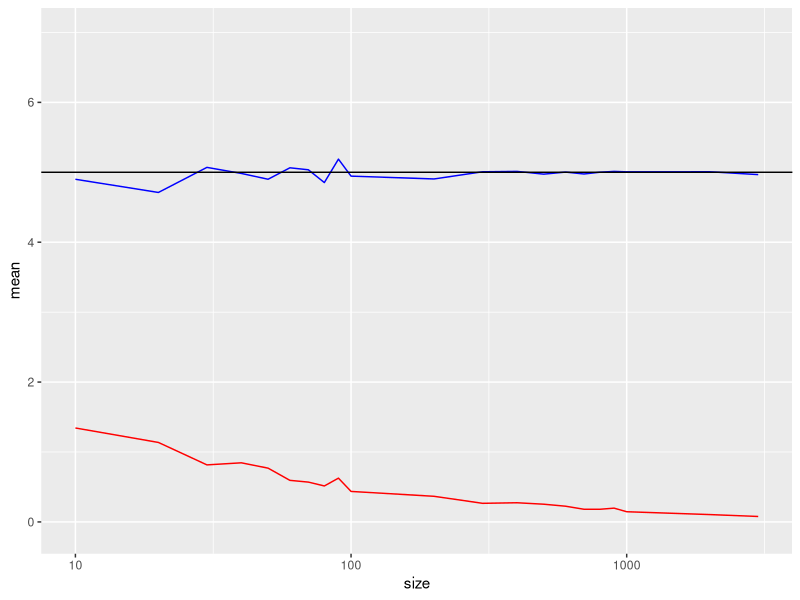
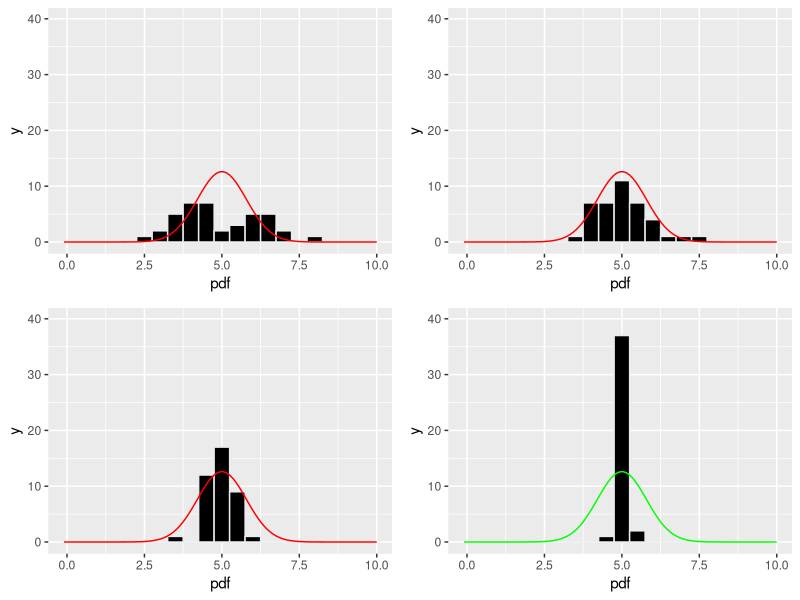
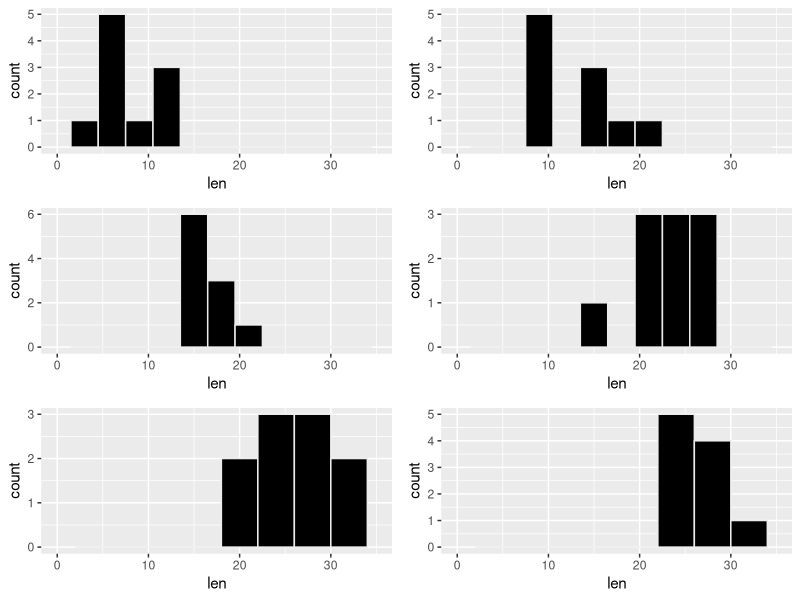
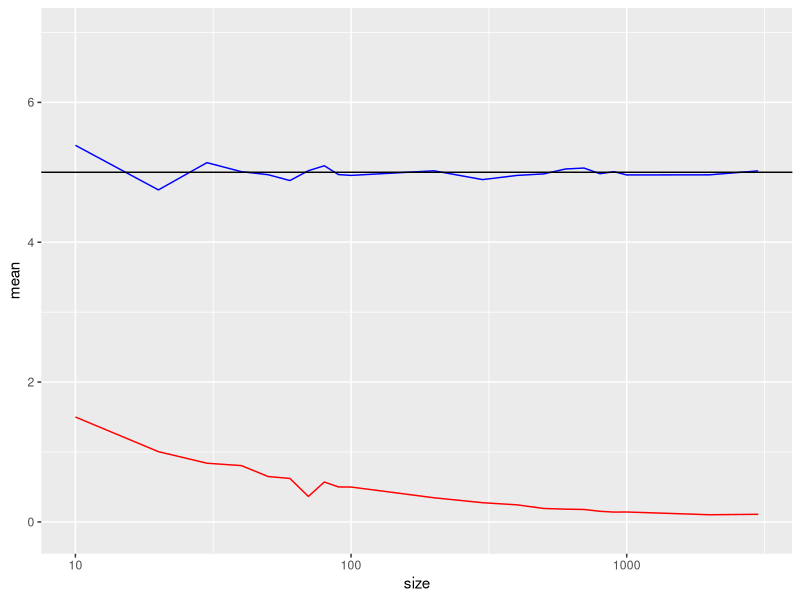
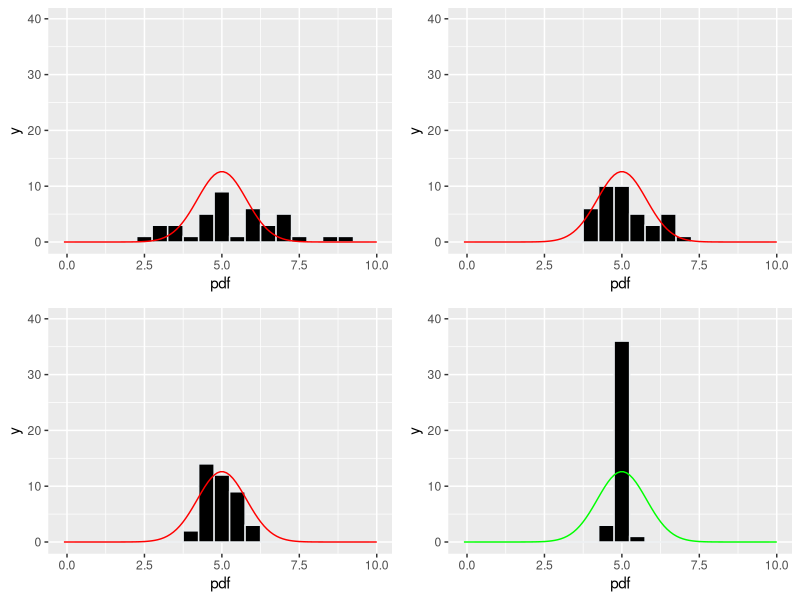

Reproduce these figures in R, in order.
## ---- chunk 1
knitr::opts_chunk$set(echo = TRUE)

## ---- chunk 2
options(scipen = 999)
options(repr.plot.width=15, repr.plot.height=8)


EXAMPLE = FALSE

library(dplyr)
library(ggplot2)
library(gridExtra)

## ---- chunk 3

# Requirements
# 1. Show sample mean and compare to theoretical mean
# 2. Show how variable the sample is (via variance) and compare it to the 
#    theoretical variance of the distribution.
# 3. Show that the distribution is approximately normal.
#    1. focus on the difference between the distribution of a large collection 
#       of random exponentials and the distribution of a large collection of 
#       averages of 40 exponentials.

# You will investigate the distribution of averages of 40 exponentials. 
# Note that you will need to do a thousand simulations.

if (!EXAMPLE)
{
  nSamples     <- 40                # required
  sampleSet    <- c(10, 20, 30, 40, 50, 60, 70, 80, 90, 100, 200, 300, 400, 500, 600, 700, 800, 900, 1000, 2000, 3000)#, 4000, 5000, 6000, 7000, 8000, 9000, 10000, 20000, 30000, 40000, 50000, 60000, 70000, 80000, 90000, 100000)     # required

  lambda              <- 0.2           # required
  mu                  <- 1/lambda
  sigma               <- 1/lambda
  var                 <- 1/lambda^2
  sampleMeans         <- list()
  simulationSamples   <- data.frame()
  sampleDistribution  <- list()
  
  for (i in 1:length(sampleSet)) {
    exponentSampleMatrix <- matrix(rexp(sampleSet[i]*nSamples, lambda), 
                                nrow = sampleSet[i], ncol = nSamples)
    
    sampleDistribution[[i]] <- exponentSampleMatrix[, 1]
    # write.csv(exponentSampleMatrix, paste0("./expt", i, ".csv"),  row.names=TRUE)
    
    sampleMeans[[i]]  <- colMeans(exponentSampleMatrix) 
    simulationSamples    <- rbind(simulationSamples, list(sampleSet[i], 
                                                    mean(sampleMeans[[i]]), 
                                                    sd(sampleMeans[[i]])))
  }

  names(simulationSamples) <- c("size", "mean", "st_dev")
}

## ---- chunk 4
graphTics    <- c(5, 10, 100, 1000, 10000, 100000)     # required

if (!EXAMPLE) {
  ggplot(simulationSamples, aes(x=size)) +
    geom_line(aes(y=mean), color="blue") +
    geom_line(aes(y=st_dev), color="red") +
    geom_hline(yintercept = 5) +
    scale_x_log10(breaks = graphTics, limits = c(sampleSet[1], sampleSet[length(sampleSet)]+1)) +
    scale_y_continuous(limits = c( -0.1, 7.0 ))
}

## ---- chunk 5

if (!EXAMPLE) {
  
  # print(sampleMeans)
  # colSum <- sum(sampleMeans[[1]])
  # print(sampleMeans[[1]])
  # print(colSum)
  # print(sampleMeans[[1]]/colSum)
  # print(sampleMeans[[1]]/40)

  comparisonSet <- c(1, 3, 10)
  bw <- c(0.5, 0.5, 0.5, 0.5)
  p <- list()
  i  <- 1
  for (i in 1:length(comparisonSet)) {
    frame  <- data.frame(pdf = sampleMeans[[comparisonSet[[i]]]])

    p[[i]] <- ggplot(frame, aes(x = pdf)) +
      geom_histogram(binwidth = bw[i], fill="#000000", color="#e9ecef") +
    stat_function(fun = function (x)  dnorm(x, mean =  mu, sd = sigma/sqrt(nSamples))*25, color="red") +
      scale_x_continuous(limits = c(-0.1, 10.0)) +
      scale_y_continuous(limits = c(-0.1, 40.0))
  }
  frame  <- data.frame(pdf = sampleMeans[[19]])
  p[[4]] <- ggplot(frame, aes(x = pdf)) +
    geom_histogram(binwidth = bw[i], fill="#000000", color="#e9ecef") +
  stat_function(fun = function (x)  dnorm(x, mean =  mu, sd = sigma/sqrt(40))*25, color="green") +
    scale_x_continuous(limits = c(-0.1, 10.0)) +
    scale_y_continuous(limits = c(-0.1, 40.0))

  grid.arrange(p[[1]], p[[2]], p[[3]], p[[4]], nrow = 2, ncol = 2)
}


## ---- chunk 6
# Now in the second portion of the project, we're going to analyze the ToothGrowth data in the R datasets package.
# Load the ToothGrowth data and perform some basic exploratory data analyses
# Provide a basic summary of the data.
# Use confidence intervals and/or hypothesis tests to compare tooth growth by supp and dose. (Only use the techniques from class, even if there's other approaches worth considering)
# State your conclusions and the assumptions needed for your conclusions.

# The response is the length of odontoblasts (cells responsible for tooth 
# growth) in 60 guinea pigs. Each animal received one of three dose levels of 
# vitamin C (0.5, 1, and 2 mg/day) by one of two delivery methods, orange juice 
# or ascorbic acid (a form of vitamin C and coded as VC).
# https://www.rdocumentation.org/packages/datasets/versions/3.6.2/topics/ToothGrowth

doses    = c(0.5, 1.0, 2.0) # mg/day
delivery = c("OJ", "VC")    # delivery of VC, OJ - Orange Juice, VC - Ascorbic Acid

nPigs    <- 60
nLength  <- nPigs/(length(doses)*length(delivery))
nBins    <- nPigs/nLength

# print(ToothGrowth[1 : nLength,])
# print(nLength)
# print(ToothGrowth[(nLength + 1) : (2*nLength),])
# print(2*nLength)
# print(ToothGrowth[(2*nLength + 1) : (3*nLength),])
# print(3*nLength)
# print(ToothGrowth[(3*nLength + 1) : (4*nLength),])
# print(4*nLength)
# print(ToothGrowth[(4*nLength + 1) : (5*nLength),])
# print(5*nLength)
# print(ToothGrowth[(5*nLength + 1) : (6*nLength),])
# print(6*nLength)


# 
# ojGroup[[1]] <- ToothGrowth %>% filter(supp == "OJ" & dose == 0.5)
# ojGroup[[2]] <- ToothGrowth %>% filter(supp == "OJ" & dose == 1.0)
# ojGroup[[3]] <- ToothGrowth %>% filter(supp == "OJ" & dose == 2.0)
# aaGroup[[1]] <- ToothGrowth %>% filter(supp == "VC" & dose == 0.5)
# aaGroup[[2]] <- ToothGrowth %>% filter(supp == "VC" & dose == 1.0)
# aaGroup[[3]] <- ToothGrowth %>% filter(supp == "VC" & dose == 2.0)
bw <- c(3, 3, 4, 3, 3, 4)
p <- list()
if (!EXAMPLE) {
  for (i in 1:nBins){
    # data <-
    p[[i]] <- ggplot(ToothGrowth[((i-1)*nLength + 1) : (i*nLength),], aes(x=len, height = 100 , width = 3)) +
      geom_histogram( binwidth = bw[i], fill="#000000", color="#e9ecef") +
      scale_x_continuous(limits = c( 0, 35 ))
    # + 
    # theme(axis.text.x = element_text(angle = 90, vjust = 0.5, hjust=1))
  }
 
}
grid.arrange(p[[1]], p[[4]], p[[2]], p[[5]], p[[3]], p[[6]], ncol = 2, nrow=3)
# grid.arrange(p4, p5, p6, ncol=3)



# print(ojGroup)
# print(aaGroup)

## ---- chunk 7

if (!EXAMPLE)
{
  nSamples     <- 40                # required
  sampleSet    <- c(10, 20, 30, 40, 50, 60, 70, 80, 90, 100, 200, 300, 400, 
                    500, 600, 700, 800, 900, 1000, 2000, 3000)

  lambda           <- 0.2           # required
  mu               <- 1/lambda
  sigma            <- 1/lambda
  var              <- 1/lambda^2
  sampleMeans      <- list()
  sampleDistribution   <- list()        # accumulates data for 
  simulationSamples   <- data.frame()  # accumulates data for 
  
  for (i in 1:length(sampleSet)) {
    # fill the exponentsSet matrix with nSamples*sampleSet[i] values
    # transform matrix to N(0,1)
    exponentSampleMatrix <- matrix(rexp(sampleSet[i]*nSamples, lambda), 
                                nrow = sampleSet[i], ncol = nSamples)
    
    sampleDistribution[[i]] <- exponentSampleMatrix[, 1]
    # write.csv(exponentSampleMatrix, paste0("./expt", i, ".csv"),  row.names=TRUE)
    
    sampleMeans[[i]]  <- colMeans(exponentSampleMatrix)               # list of means for each matrix column
    simulationSamples    <- rbind(simulationSamples, list(sampleSet[i], 
                                                    mean(sampleMeans[[i]]), 
                                                    sd(sampleMeans[[i]])))
  }

  names(simulationSamples) <- c("size", "mean", "st_dev")
}

## ---- chunk 8
graphTics    <- c(5, 10, 100, 1000, 10000, 100000)     # required

if (!EXAMPLE) {
  ggplot(simulationSamples, aes(x=size)) +
    geom_line(aes(y=mean), color="blue") +
    geom_line(aes(y=st_dev), color="red") +
    geom_hline(yintercept = 5) +
    scale_x_log10(breaks = graphTics, limits = c(sampleSet[1], sampleSet[length(sampleSet)]+1)) +
    scale_y_continuous(limits = c( -0.1, 7.0 ))
}

## ---- chunk 9

if (!EXAMPLE) {
  
  # print(sampleMeans)
  # colSum <- sum(sampleMeans[[1]])
  # print(sampleMeans[[1]])
  # print(colSum)
  # print(sampleMeans[[1]]/colSum)
  # print(sampleMeans[[1]]/40)

  comparisonSet <- c(1, 3, 10)
  bw <- c(0.5, 0.5, 0.5, 0.5)
  p <- list()
  i  <- 1
  for (i in 1:length(comparisonSet)) {
    frame  <- data.frame(pdf = sampleMeans[[comparisonSet[[i]]]])

    p[[i]] <- ggplot(frame, aes(x = pdf)) +
      geom_histogram(binwidth = bw[i], fill="#000000", color="#e9ecef") +
    stat_function(fun = function (x)  dnorm(x, mean =  mu, sd = sigma/sqrt(nSamples))*25, color="red") +
      scale_x_continuous(limits = c(-0.1, 10.0)) +
      scale_y_continuous(limits = c(-0.1, 40.0))
  }
  frame  <- data.frame(pdf = sampleMeans[[19]])
  p[[4]] <- ggplot(frame, aes(x = pdf)) +
    geom_histogram(binwidth = bw[i], fill="#000000", color="#e9ecef") +
  stat_function(fun = function (x)  dnorm(x, mean =  mu, sd = sigma/sqrt(40))*25, color="green") +
    scale_x_continuous(limits = c(-0.1, 10.0)) +
    scale_y_continuous(limits = c(-0.1, 40.0))

  grid.arrange(p[[1]], p[[2]], p[[3]], p[[4]], nrow = 2, ncol = 2)
}


